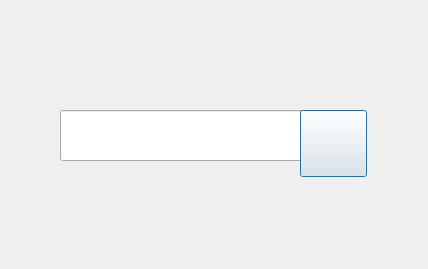
<?xml version="1.0" encoding="UTF-8"?>
<ui version="4.0">
 <class>addfriends</class>
 <widget class="QDialog" name="addfriends">
  <property name="geometry">
   <rect>
    <x>0</x>
    <y>0</y>
    <width>428</width>
    <height>269</height>
   </rect>
  </property>
  <property name="minimumSize">
   <size>
    <width>0</width>
    <height>0</height>
   </size>
  </property>
  <property name="maximumSize">
   <size>
    <width>428</width>
    <height>351</height>
   </size>
  </property>
  <property name="font">
   <font>
    <family>Adobe Arabic</family>
   </font>
  </property>
  <property name="windowTitle">
   <string>Dialog</string>
  </property>
  <widget class="QPushButton" name="pn">
   <property name="geometry">
    <rect>
     <x>300</x>
     <y>110</y>
     <width>67</width>
     <height>67</height>
    </rect>
   </property>
   <property name="styleSheet">
    <string notr="true">border-image: url(:/img/btn.png);</string>
   </property>
   <property name="text">
    <string/>
   </property>
  </widget>
  <widget class="QLabel" name="label_2">
   <property name="geometry">
    <rect>
     <x>0</x>
     <y>0</y>
     <width>428</width>
     <height>271</height>
    </rect>
   </property>
   <property name="styleSheet">
    <string notr="true">border-image: url(:/img/ghj.png);</string>
   </property>
   <property name="text">
    <string/>
   </property>
  </widget>
  <widget class="QLineEdit" name="lineEdit">
   <property name="geometry">
    <rect>
     <x>60</x>
     <y>110</y>
     <width>301</width>
     <height>51</height>
    </rect>
   </property>
   <property name="font">
    <font>
     <family>黑体</family>
    </font>
   </property>
   <property name="styleSheet">
    <string notr="true">border-image: url(:/img/base.png);
color: rgb(255, 255, 255);</string>
   </property>
   <property name="text">
    <string/>
   </property>
  </widget>
  <zorder>label_2</zorder>
  <zorder>lineEdit</zorder>
  <zorder>pn</zorder>
 </widget>
 <resources/>
 <connections/>
</ui>
